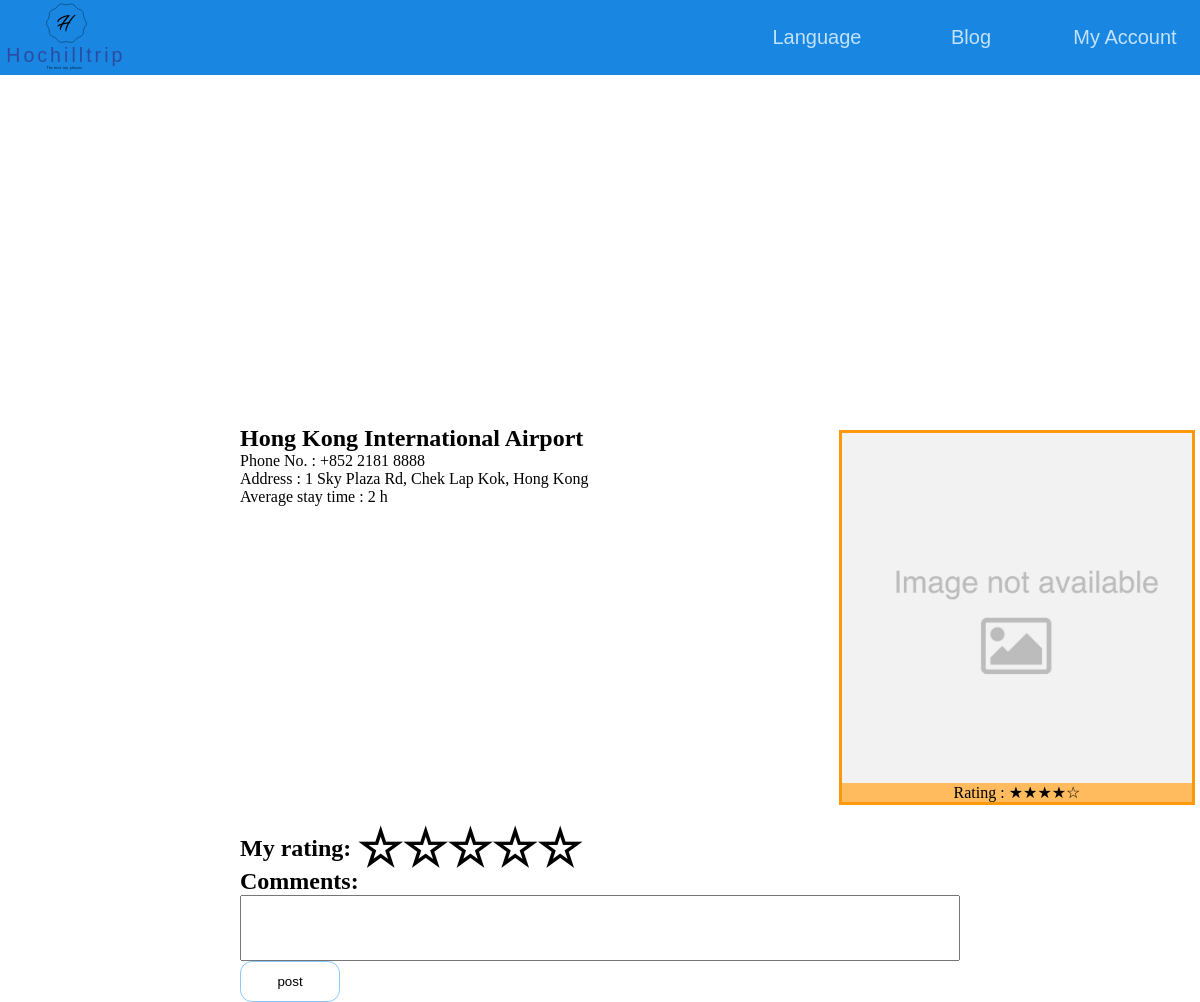
/place?id=12 (signed in), run on the app's committed database.
### tables this page shows
CREATE TABLE `attraction` (
  `attractionID` int(11) NOT NULL,
  `googleId` varchar(128) NOT NULL,
  `name` varchar(256) NOT NULL,
  `lat` decimal(10,7) NOT NULL,
  `lon` decimal(10,7) NOT NULL,
  `img` mediumtext DEFAULT NULL,
  `phone` varchar(16) DEFAULT NULL,
  `address` varchar(512) DEFAULT NULL,
  `businessHour` varchar(16) DEFAULT NULL,
  `rating` float DEFAULT NULL,
  `countryID` int(11) NOT NULL,
  `duration` int(11) DEFAULT NULL
);

### place_text.php (called while the page is built, shortened)
<?php
    if (isset($required)) {
        if ($_SESSION["lang"] == "EN") {
            $place_text["notFound"]="Place not found";
            $place_text["phone"] = "Phone No.";
            $place_text["address"] = "Address";
            $place_text["businessHour"] = "Business Hour";
            $place_text["averagetime"] = "Average stay time";
            $place_text["post"] = "post";
            $place_text["comments"] = "Comments";
            $place_text["rating"] = "Rating";
            $place_text["page"] = "page";
            $place_text["nodisplaynamemsg"] = "page";
            $place_text["myrating"] = "My rating";
        } else if ($_SESSION["lang"] == "ZH") {
            $place_text["notFound"]="此地方不存在";
            $place_text["phone"] = "Phone No.";
            $place_text["address"] = "地址";
            $place_text["businessHour"] = "營業時間";
            $place_text["averagetime"] = "平均逗留時間";
            $place_text["comments"] = "留言";
            $place_text["post"] = "發布";
            $place_text["rating"] = "評分";
            $place_text["page"] = "頁";
            $place_text["nodisplaynamemsg"] = "page";
            $place_text["myrating"] = "我的評分";
        }
    }
?>

### api_key.php (called while the page is built, shortened)
<?php
if ($required !=1) {
    require("404.php");
} else {
    $googleapi="AIzaSyDog7hXlhQFMMuvI4PWVeMnhG_R_v8oFsk";
}
?>

### place.php (the view, shortened to what this page needs)
<?php
    if (!(isset($_GET["id"]) xor isset($_GET["gid"]))) {
?>
        <script>
            window.location.replace('home');
        </script>
<?php
    } else {
        $required=1;
        require("api_key.php");
        require("html_start.php");
        require("database.php");
        require("place_text.php");
        if (isset($_GET["id"])) {
            $sql = "select attractionID from attraction where attractionID = ".$_GET["id"];
            $result = $conn->query($sql);
            if ($result->num_rows == 0) {
                echo "<h2>".$place_text["notFound"]."!</h2>";
            } else {
?>
                <div id="place_flex">
                    <div id="place_map_container">
                        <div id="place_map"></div>
                    </div>
                    <div id="place_detail">
<?php
                        $sql = "select name,phone,address,businessHour,duration,lat,lon from attraction where attractionID = ".$_GET["id"];
                        $result = $conn->query($sql);
                        if ($result->num_rows > 0) {
                            if ($row = $result->fetch_assoc()) {
                                if ($row["duration"]!=null) {
                                    $duration = (floor($row["duration"]/60/60)==0)?"":(floor($row["duration"]/60/60))." h ";
                                    $duration .= (ceil(($row["duration"] % 3600)/60)  == 0)?"":(ceil(($row["duration"] % 3600)/60))." min";
                                }
                                echo "
                                    <h2>".$row["name"]."</h2>
                                    ".(($row["phone"]==null)?"":$place_text["phone"]." : ".$row["phone"]."<br>")."
                                    ".(($row["address"]==null)?"":$place_text["address"]." : ".$row["address"]."<br>")."
                                    ".(($row["businessHour"]==null)?"":$place_text["businessHour"]." : ".$row["businessHour"]."<br>")."
                                    ".(($row["duration"]==null)?"":$place_text["averagetime"]." : ".$duration."<br>")."
                                ";
                            }
                        }
?>
                    </div>
                    <div id="place_ratebox"><div id="place_ratebox_container">
<?php
                        $sql = "select img,rating from attraction where attractionID = ".$_GET["id"];
                        $result = $conn->query($sql);
                        if ($result->num_rows > 0) {
                            if ($row = $result->fetch_assoc()) {
                                if ($row["img"]!=null) {
                                    $img = 'https://maps.googleapis.com/maps/api/place/photo?maxwidth=400&photoreference='.$row["img"].'&key='.$googleapi;
                                } else {
                                    $img = "imgs/noimg.png";
                                }
                                $google_rating = $row["rating"];
                                echo '<img src="'.$img.'"><br>';
                            }
                        }
                        $sql = "select AVG(rating) as rating from userrate_attraction where attractionID = ".$_GET["id"];
                        $result = $conn->query($sql);
                        if ($result->num_rows > 0) {
                            if ($row = $result->fetch_assoc()) {
                                $user_rating = $row["rating"];
                            }
                        }
                        if ($google_rating == null && $user_rating == null) {
                            $rating = null;
                        } else if ($google_rating == null) {
                            $rating = $user_rating;
                        } else if ($user_rating == null) {
                            $rating = $google_rating;
                        } else {
                            $rating = $google_rating*0.7+$user_rating*0.3;
                        }
                        echo $place_text["rating"]." : ";
                        if ($rating == null) {
                            echo "-";
                        } else {
                            for ($i = 1; $i<=$rating; $i++) {
                                echo "★";
                            }
                            for ($i = 5;$i>$rating;$i--){
                                echo "☆";
                            }
                        }
?>
                    </div></div>
                    <div id="place_commentSection">
                        <h2><?php echo $place_text["myrating"];?>:
<?php
                            $sql = "select rating from userrate_attraction where attractionID = ".$_GET["id"]." and userid = ".$_SESSION["userid"];
                            $result = $conn->query($sql);
                            if ($result->num_rows > 0) {
                                if ($row = $result->fetch_assoc()) {
                                    $myrating = $row["rating"];
                                }
                            } else {
                                $myrating = 0;
                            }
                            for ($i = $myrating+1;$i<=5;$i++){
                                echo '<span class="rating" val="'.$i.'">☆</span>';
                            }
?>
                        </h2>
                        <h2><?php echo $place_text["comments"];?>:</h2>
<?php
                        if (isset($_SESSION["userid"])) {
                            $sql = "select userid from user where userID = ".$_SESSION["userid"];
                            $result = $conn->query($sql);
                            if ($result->num_rows > 0) {
                                if ($row = $result->fetch_assoc()) {
                                    echo "
                                        <textarea id='command_input' rows='4'></textarea>
                                        <button  style='width: 100px' id='post_comment'>".$place_text["post"]."</button>
                                        <script>
                                            function autoResize() {
                                                this.style.height = 'auto';
                                                this.style.height = this.scrollHeight + 'px';
                                            }
                                            textarea = document.querySelector('#command_input');
                                            textarea.addEventListener('input', autoResize, false);
                                        </script>
                                    ";
?>
<?php
                                }
                            }
                        }
?>
                    </div>
                </div>
<?php
            }
        }
        require("html_end.php");
    }
?>

### css/style.css (style rules this page uses)
h2 { word-break: break-word; }
body { margin: 0; overflow-y: hidden; overflow-x: auto; width: 100%; height: 100%; background-color: #a8e3ff; min-width:590; }
div { box-sizing: border-box; }
input, button { outline: none; }
button { cursor: pointer; }
#login form button,#login_switch button ,#forget_pw form button, #recovery_pw_form button, #ch_pw_frm button, #ch_displayName_frm button,#post_comment, .save,.regen, .duplicate, .toblog, .viewplan, .post, .preview, .edit { background-color: white; border-radius: 12px; border: solid 1px #8DC8FA; padding: 12px; width:30%; }
#place_flex { display:flex; width:100%; flex-wrap: wrap; }
#place_detail { flex-grow: 1; max-width: calc(100% - 366px); padding: 0 20%; }
#place_ratebox { text-align: center; }
#place_ratebox img { width:350px; }
#place_ratebox_container { background-color: #FFBB5D; border: 3px #FF980B solid; margin: 5px; }
#place_map_container { flex-basis: 100%; height:350px; }
#place_map { height:100%; width: 100%; }
#place_commentSection { flex-basis: 100%; padding: 0 20%; }
#command_input { width: 100%; overflow: hidden; resize: none; }
.rating { cursor: pointer; font-size: 50px; position:relative; top: 10px; }

### css/quillsnow.css (style rules this page uses)
p, ol, ul, pre, blockquote, h1, h2, h3, h4, h5, h6 { margin: 0; padding: 0; counter-reset: list-1 list-2 list-3 list-4 list-5 list-6 list-7 list-8 list-9; }

### data on the page
attraction: name "Hong Kong International Airport", phone "+852 2181 8888", address "1 Sky Plaza Rd, Chek Lap Kok, Hong Kong", duration "2 h"

### other printed values
$html_start_text["language"] "Language"
$html_start_text["blog"] "Blog"
$html_start_text["myaccount"] "My Account"
$place_text["phone"] "Phone No."
$place_text["address"] "Address"
$place_text["averagetime"] "Average stay time"
$place_text["rating"] "Rating"
$place_text["myrating"] "My rating"
$place_text["comments"] "Comments"
$place_text["post"] "post"
